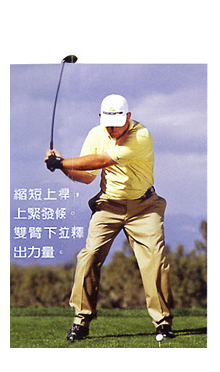
//> input picture 4.jpg, 220 x 372 px
$ ./match_1 4.jpg 5.jpg   (built with g++ and OpenCV 4)
//> lines starting //> are read from the running program, lines starting //| are printed output that depends on the picture; after the words box and inside, x2 and y2 are one past the last pixel; in counts of white or black regions, pixels touching at a corner belong together
/**
 * @file MatchTemplate_Demo.cpp
 * @brief Sample code to use the function MatchTemplate
 * @author OpenCV team
 */

#include "opencv2/imgcodecs.hpp"
#include "opencv2/highgui/highgui.hpp"
#include "opencv2/imgproc/imgproc.hpp"
#include <iostream>
#include <stdio.h>

using namespace std;
using namespace cv;

/// Global Variables
Mat img; Mat templ; Mat result; Mat result_norm;
const char* image_window = "Source Image";
const char* result_window = "Result window";

int match_method;
int max_Trackbar = 5;

/// Function Headers
void MatchingMethod( int, void* );
void save_xml();

/**
 * @function main
 */
int main( int, char** argv )
{
  /// Load image and template
  img = imread( argv[1], 1 );
//> img is the input picture: 372 rows x 220 cols, CV_8UC3; mean B, G, R 177.4, 177, 182.7
  templ = imread( argv[2], 1 );
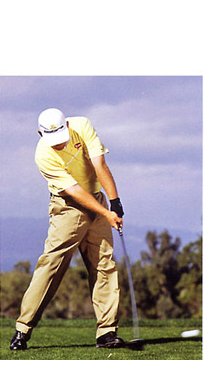
//> input picture 5.jpg, 220 x 372 px
//> templ is the input picture: 372 rows x 220 cols, CV_8UC3; mean B, G, R 174.9, 175.1, 181.7

int x ;
int y ;
int width;
int height;
int add=200;
cout<<"* Enter ROI's   x : "; cin>>x;
//> the answer given: 100
cout<<"* Enter ROI's   y : "; cin>>y;
//> the answer given: 100
cout<<"* Enter ROI's   width : "; cin>>width;
//> the answer given: 100
cout<<"* Enter ROI's   height : "; cin>>height;
//> the answer given: 100

/*
Color image: Mat3b

Gray scale image: Mat1b

Matrix of floating point values: Mat1f

Matrix of double precision values: Mat1d

Matrix of integer values: Mat1i
*/

Rect ROI = Rect(x, y, width, height);
Mat image_roi = img(ROI);
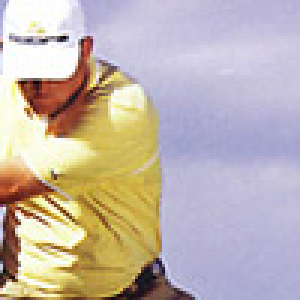
//> image_roi: 100 rows x 100 cols, CV_8UC3 (shown 3 times larger); mean B, G, R 173.7, 180.8, 193.6


  /// Create windows
  namedWindow( image_window, WINDOW_AUTOSIZE );
  namedWindow( result_window, WINDOW_AUTOSIZE );
//  namedWindow( result_norm_window, WINDOW_AUTOSIZE );

  /// Create Trackbar
  const char* trackbar_label = "Method: \n 0: SQDIFF \n 1: SQDIFF NORMED \n 2: TM CCORR \n 3: TM CCORR NORMED \n 4: TM COEFF \n 5: TM COEFF NORMED";
  createTrackbar( trackbar_label, image_window, &match_method, max_Trackbar, MatchingMethod );

  MatchingMethod( 0, 0 );

  waitKey(0);
  return 0;
}

/**
 * @function MatchingMethod
 * @brief Trackbar callback
 */
void MatchingMethod( int, void* )
{
  int img_row;
  int img_col;
  int templ_row;
  int templ_col;

  /// Source image to display
  Mat img_display;
  img.copyTo( img_display );

  /// Create the result matrix
  int result_cols =  img.cols - templ.cols + 1;
//> result_cols = 1
  int result_rows = img.rows - templ.rows + 1;
//> result_rows = 1

  result.create( result_rows, result_cols, CV_32FC1 );
  result_norm.create( result_rows, result_cols, CV_32FC1 );

  /// Do the Matching and Normalize
  matchTemplate( img, templ, result, match_method );
//> result = [1.15e+09]
  normalize( result, result_norm, 0, 1, NORM_MINMAX, -1, Mat() );
//> result_norm = [0]

  /// Localizing the best match with minMaxLoc
  double minVal; double maxVal; Point minLoc; Point maxLoc;
  Point matchLoc;

  minMaxLoc( result_norm, &minVal, &maxVal, &minLoc, &maxLoc, Mat() );
//> minVal = 0; maxVal = 0; minLoc = Point(0, 0); maxLoc = Point(0, 0)
        cout << "img_row:  "<<img.rows<<endl;
//| img_row:  372
        cout << "img_col:  "<<img.cols<<endl;
//| img_col:  220
	cout << "templ_row:  "<<templ.rows<<endl;
//| templ_row:  372
        cout << "templ_col:  "<<templ.cols<<endl;
//| templ_col:  220
	cout << "minVal:  "<<minVal<<endl;
//| minVal:  0
	cout << "maxVal:  "<<maxVal<<endl;
//| maxVal:  0
	cout << "minLoc:  "<<minLoc<<endl;
//| minLoc:  [0, 0]
	cout << "maxLoc:  "<<maxLoc<<endl;
//| maxLoc:  [0, 0]

  /// For SQDIFF and SQDIFF_NORMED, the best matches are lower values. For all the other methods, the higher the better
  if( match_method  == TM_SQDIFF || match_method == TM_SQDIFF_NORMED )
    { matchLoc = minLoc; }
//> matchLoc = Point(0, 0)
  else
    { matchLoc = maxLoc; }

  /// Show me what you got
  rectangle( img_display, matchLoc, Point( matchLoc.x + templ.cols , matchLoc.y + templ.rows ), Scalar::all(0), 2, 8, 0 );
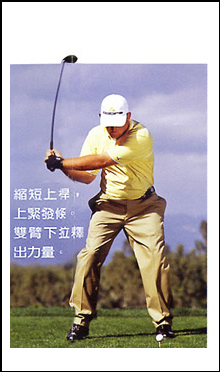
//> img_display: 372 rows x 220 cols, CV_8UC3; 2.16% of pixels changed, all inside (x1, y1, x2, y2) = (0, 0, 220, 372)
  rectangle( result, matchLoc, Point( matchLoc.x + templ.cols , matchLoc.y + templ.rows ), Scalar::all(0), 2, 8, 0 );
//> result = [0]

  imshow( image_window, img_display );
  imshow( result_window, result );
  imshow( "result_norm_window", result_norm );
  save_xml();

  return;
}

/**
 * Save imgage to .xml
 *
 *
*/
void save_xml()
{
//    write file

	stringstream ss;
	string str = ss.str();

// [5 lines of commented-out code are left out]
	string filename="t1.xml";

	FileStorage fs(filename, FileStorage::WRITE);
// [9 lines of commented-out code are left out]
   		fs<<"result"<<result;
                fs<<"result_norm"<<result_norm;


       fs.release();
// [15 lines of commented-out code are left out]

    return;
}
